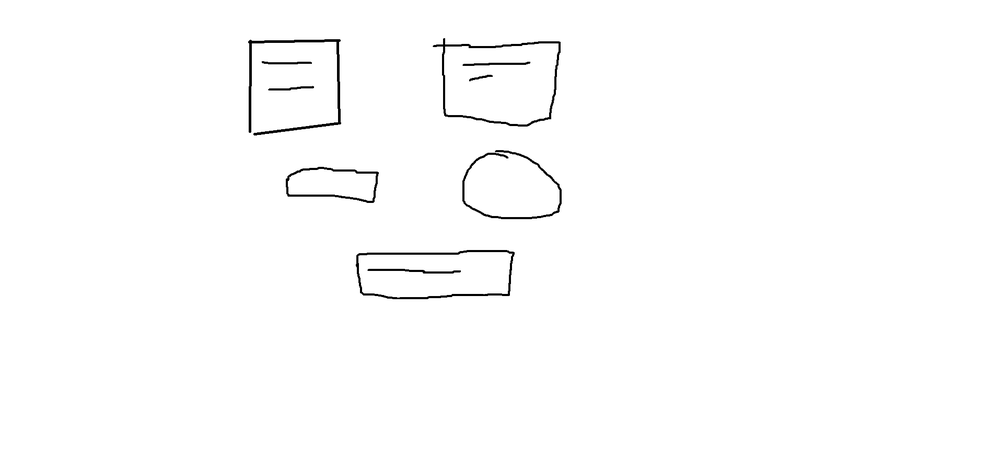
#> input picture Trained Cnn for object detection/Untitled.png, 1000 x 454 px, shrunk from 1914 x 868 before the run
$ python -i detect_objects.py   (imports and definitions only)
#> lines starting #> are read from the running program, lines starting #| are printed output that depends on the picture; after the words box and inside, x2 and y2 are one past the last pixel; in counts of white or black regions, pixels touching at a corner belong together
import cv2
import numpy as np
import os
import tensorflow as tf
import time
import math


# tf.compat.v1.disable_v2_behavior()


imageBox = []
dropDown = []
div = []
inputBox = []
video = []
text = []
button = []
modResponse = []
aux = []

path_ckpt = os.path.join(os.getcwd(), "frozen_inference_graph_ssd_0.33.pb")

# [1 line that did not run here, left out]
# [8 lines not run here, left out]

#warmup the model
# [1 line that did not run here, left out]
# [1 line that did not run here, left out]
# [1 line that did not run here, left out]
# [1 line that did not run here, left out]
# [1 line that did not run here, left out]

image = np.zeros([300, 300, 3], dtype=int)
image_expanded = np.expand_dims(image, axis=0)
start_time = time.time()
# [3 lines that did not run here, left out]
# [1 line not run here, left out]

def get_bounding_contour(id, boundingBox):
    x, y, w, h = boundingBox[id]
    bbx, bbz = 0, -1

    for i, cont in enumerate(boundingBox):
            if id != i:
                if (x > boundingBox[i][0] and y > boundingBox[i][1] and x+w < boundingBox[i][0] + boundingBox[i][2] and
                y+h < boundingBox[i][1] + boundingBox[i][3] and bbx < boundingBox[i][0]):
                    bbx = boundingBox[i][0]
                    bbz = i

    return bbz

def find_contours(contours, hierarchy):
    required = []
    boundingBox = []

    for i, cnt in enumerate(contours):
        if hierarchy[0,i,3] == -1 and cv2.contourArea(cnt) > 50:
            required.append(cnt)
            x,y,w,h = cv2.boundingRect(cnt)
            boundingBox.append([x, y, w, h])

    return required, boundingBox

def classify_contours(required, boundingBox):
    noOfElements = [0] * len(required)
    hasText = [False] * len(required)
    isClassified = [False] * len(required)
    button_text = {}
    for i, cnt in enumerate(required):
        if not isClassified[i]:
            approx = cv2.approxPolyDP(cnt, 0.04*cv2.arcLength(cnt, True), True)
            boundingContour = get_bounding_contour(i, boundingBox)

            if (len(approx) == 2):
                text.append(i)
                isClassified[i] = True

                if (boundingContour != -1):
                    noOfElements[boundingContour] += 1
                    button_text[boundingContour] = i
                    hasText[boundingContour] = True

            elif (len(approx)==3):
                typeOfTriangle = 0
                approxCoords = approx.ravel()
                isClassified[i] = True
                isClassified[boundingContour] = True

                if (abs(approxCoords[0] - approxCoords[2]) < 10 or abs(approxCoords[2] - approxCoords[4]) < 10 or
                abs(approxCoords[4] - approxCoords[0]) < 10):
                    typeOfTriangle = 1

                if (typeOfTriangle == 1):
                    video.append(boundingContour)
                    bBoundingContour = get_bounding_contour(boundingContour, boundingBox)

                    if (bBoundingContour != -1):
                        noOfElements[bBoundingContour] += 1

                else:
                    dropDown.append(boundingContour)
                    bBoundingContour = get_bounding_contour(boundingContour, boundingBox)

                    if (bBoundingContour != -1):
                        noOfElements[bBoundingContour] += 1

            else:
                if (boundingContour != -1):
                    noOfElements[boundingContour] += 1


    for i in range(len(required)):
        if not isClassified[i]:
            isClassified[i] = True

            if noOfElements[i] > 1:
                div.append(i)

            elif noOfElements[i] == 1:
                if (hasText[i] == True):
                    button.append(i)
                    text.remove(button_text[button[-1]])
                else:
                    div.append(i)

            elif noOfElements[i] == 0:
                inputBox.append(i)

# [99 lines left out: functions show_classes_in_window, modify_response, calculate_iou, delete_redundant, not called in this run]

def object_detect(image, response):
    print("Ya This One")
    image_expanded = np.expand_dims(image, axis=0)

    detection_boxes = detection_graph.get_tensor_by_name('detection_boxes:0')
    detection_scores = detection_graph.get_tensor_by_name('detection_scores:0')
    detection_classes = detection_graph.get_tensor_by_name('detection_classes:0')
    num_detections = detection_graph.get_tensor_by_name('num_detections:0')
    image_tensor = detection_graph.get_tensor_by_name('image_tensor:0')

    (boxes, scores, classes, num) = sess.run(
    [detection_boxes, detection_scores, detection_classes, num_detections],
    feed_dict={image_tensor: image_expanded})

    scores = np.squeeze(scores, axis=0)
    scores = scores[scores > 0.75]
    boxes = np.squeeze(boxes, axis=0)
    boxes = boxes[0:len(scores), :]
    height, width, channels = image.shape

    for i in range(len(scores)):
        x = boxes[i][1] * width
        y = boxes[i][0] * height
        w = (boxes[i][3] - boxes[i][1]) * width
        h = (boxes[i][2] - boxes[i][0]) * height

        box, index = delete_redundant(x, y, w, h, response)
        auxList = []
        auxList.append(index)
        auxList.append(math.floor(box[2]) * math.floor(box[3]))
        aux.append(auxList)

        data = {}
        data['id'] = index
        data['type'] = 'image'
        data['x'] = math.floor(box[0])
        data['y'] = math.floor(box[1])
        data['w'] = math.floor(box[2])
        data['h'] = math.floor(box[3])

        modResponse.append(data)

# [20 lines left out: functions create_aux_list, compute_z_index, not called in this run]

def detect_objects_from_image(imagePath, debug = False):

#> called with imagePath = 'Untitled.png', debug = False
    imageBox.clear()
    dropDown.clear()
    div.clear()
    inputBox.clear()
    video.clear()
    text.clear()
    button.clear()
    modResponse.clear()
    aux.clear()
    # Reading Image form image path
    img = cv2.imread(imagePath)
#> img is the input picture: shape (454, 1000, 3); min 0, max 255, mean 252.6

    #converting it to greyScale
    gray = cv2.cvtColor(img,cv2.COLOR_BGR2GRAY)

    #converting image using threshold function which basically changes color of one pixel to another if its value is greater than threshold value
    ret,thresh = cv2.threshold(gray,50,255,1)
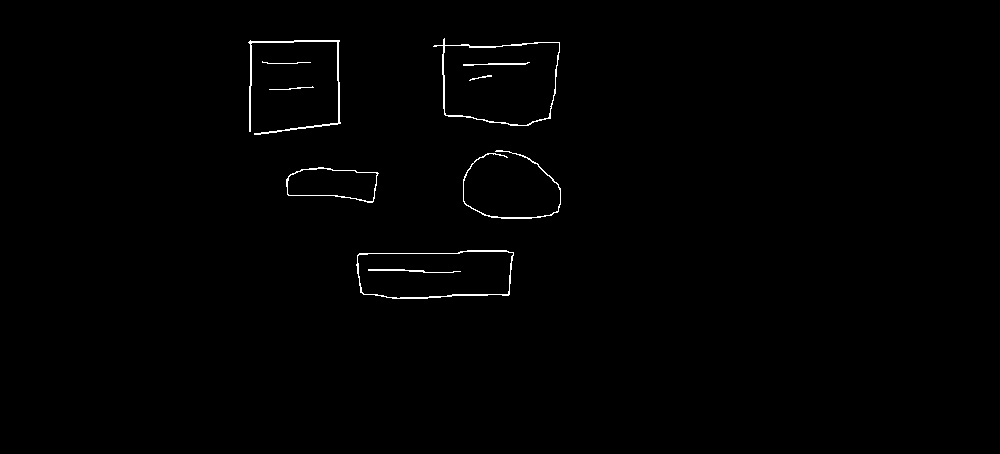
#> thresh: shape (454, 1000); 0.66% white in thin lines or dots, all inside (x1, y1, x2, y2) = (248, 38, 561, 299)
    cv2.imshow("",thresh)
    dilate = cv2.dilate(thresh,None)
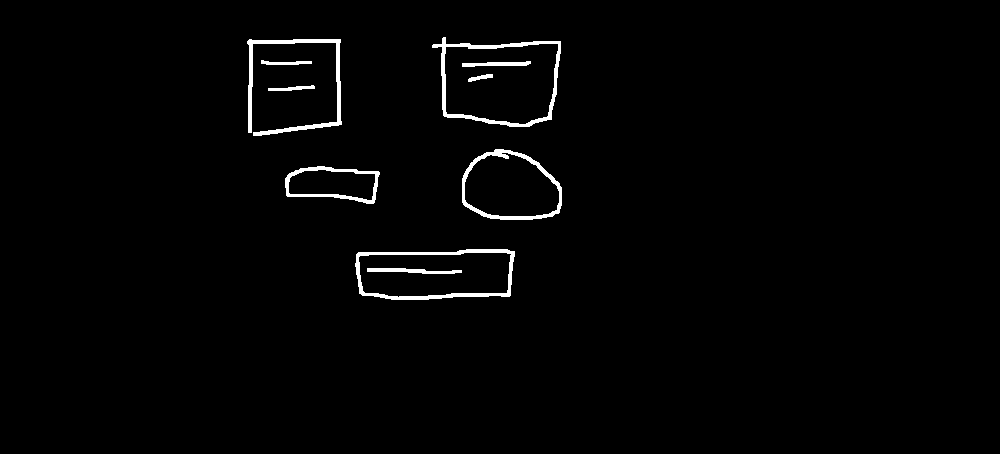
#> dilate: shape (454, 1000); 1.6% white; 10 white regions, largest, box (x1, y1, x2, y2) and area: (432, 37, 561, 127) 1448, (247, 39, 342, 136) 1426, (355, 249, 515, 300) 1408
    erode = cv2.erode(dilate,None)

    contours,hierarchy = cv2.findContours(erode,cv2.RETR_CCOMP,cv2.CHAIN_APPROX_SIMPLE)
#> contours = 14 contours, 3 with area under 20; largest, box (x1, y1, x2, y2) and area: (433, 38, 560, 126) 8518, (443, 42, 560, 126) 8290, (356, 250, 514, 299) 6666, (357, 251, 513, 299) 6454, (463, 150, 561, 219) 5192

    requiredContours, contoursBB = find_contours(contours, hierarchy)
#> the loop in find_contours, `for i, cnt in enumerate(contours):` made 14 passes
#> (x, y, w, h) on passes 1, 2, 4, 6, 12, 13: (368, 269, 93, 4), (356, 250, 158, 49), (286, 167, 93, 36), (463, 150, 98, 69), (248, 40, 93, 95), (433, 38, 127, 88)
#> after the loop in find_contours, `for i, cnt in enumerate(contours):`: boundingBox = [[368, 269, 93, 4], [356, 250, 158, 49], [286, 167, 93, 36], [463, 150, 98, 69], [248, 40, 93, 95], [433, 38, 127, 88]]; required = 6 contours; box (x1, y1, x2, y2) and area: (433, 38, 560, 126) 8518, (356, 250, 514, 299) 6666, (463, 150, 561, 219) 5192, (286, 167, 379, 203) 2350, (248, 40, 341, 135) 346, (368, 269, 461, 273) 54
#> requiredContours has the same summary as required in find_contours; contoursBB has the same summary as boundingBox in find_contours

    classify_contours(requiredContours, contoursBB)
#> in classify_contours, `noOfElements = [0] * len(required)`: noOfElements = [0, 0, 0, 0, 0, 0]
#> in classify_contours, `hasText = [False] * len(required)`: hasText = [False, False, False, False, False, False]
#> the loop in classify_contours, `for i, cnt in enumerate(required):` made 6 passes
#> (approx, boundingContour) on passes 1, 2, 6: ([[368, 269], [460, 271]], 1), ([[513, 252], [359, 253], [360, 292], [508, 295]], -1), ([[433, 46], [445, 115], [550, 118], [559, 42]], -1)
#> boundingContour on passes 3 to 5: -1, -1, -1
#> after the loop in classify_contours, `for i, cnt in enumerate(required):`: button_text = {1: 0}; dropDown = []; hasText = [False, True, False, False, False, False]; isClassified = [True, False, False, False, False, False]; noOfElements = [0, 1, 0, 0, 0, 0]; text = [0]; video = []
#> the loop in classify_contours, `for i in range(len(required)):` made 6 passes
#> after the loop in classify_contours, `for i in range(len(required)):`: button = [1]; div = []; inputBox = [2, 3, 4, 5]; isClassified = [True, True, True, True, True, True]; text = []

    response = []
    response.append(dropDown)
    response.append(div)
    response.append(inputBox)
    response.append(video)
    response.append(text)
    response.append(button)
    response.append(contoursBB)

    object_detect(img, response)
    create_aux_list(response)
    aux.sort(key=lambda x: x[1], reverse=True)
    z_index = compute_z_index(contoursBB)
    modify_response(response, z_index)


    if debug:
        show_classes_in_window(img, response)

#> (the run stopped early here; a loop or call above may not have finished)
